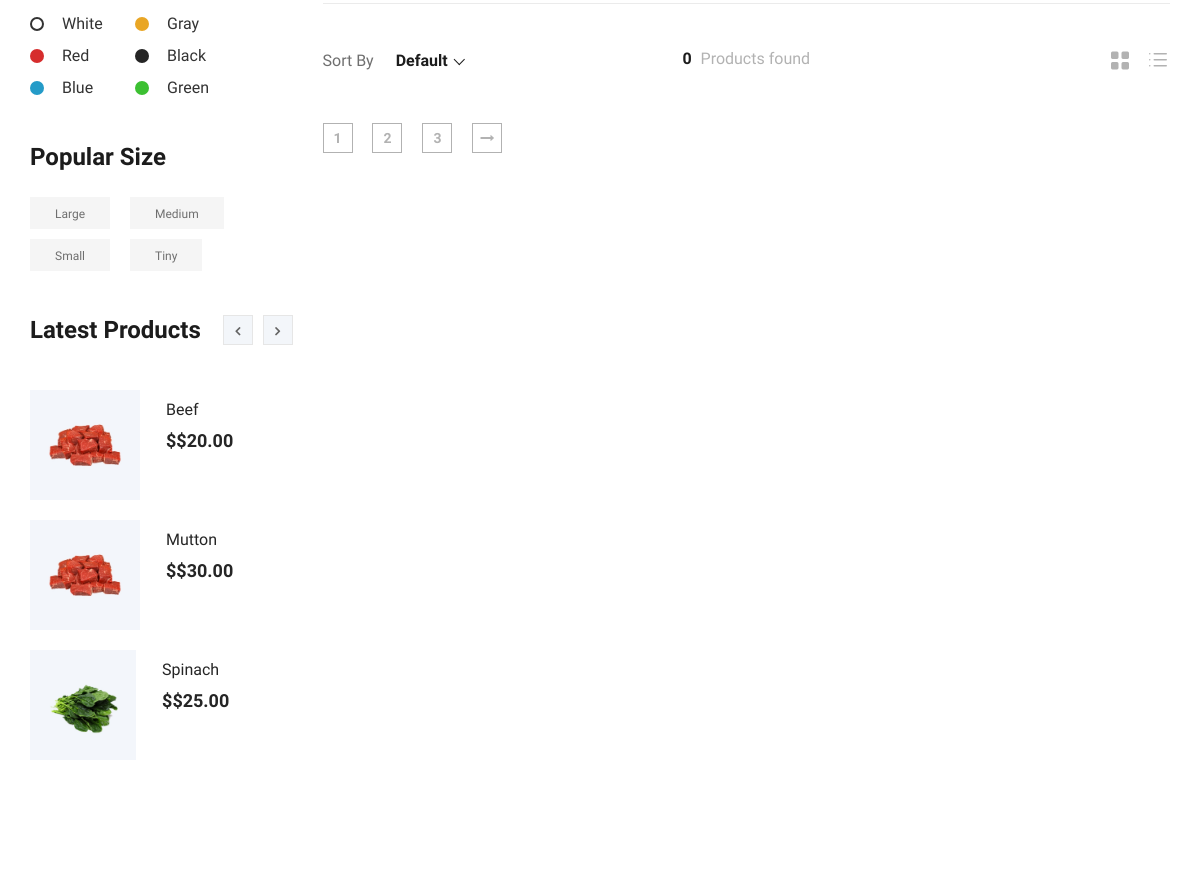
The page /products.php (middle part) on the database as committed earlier.
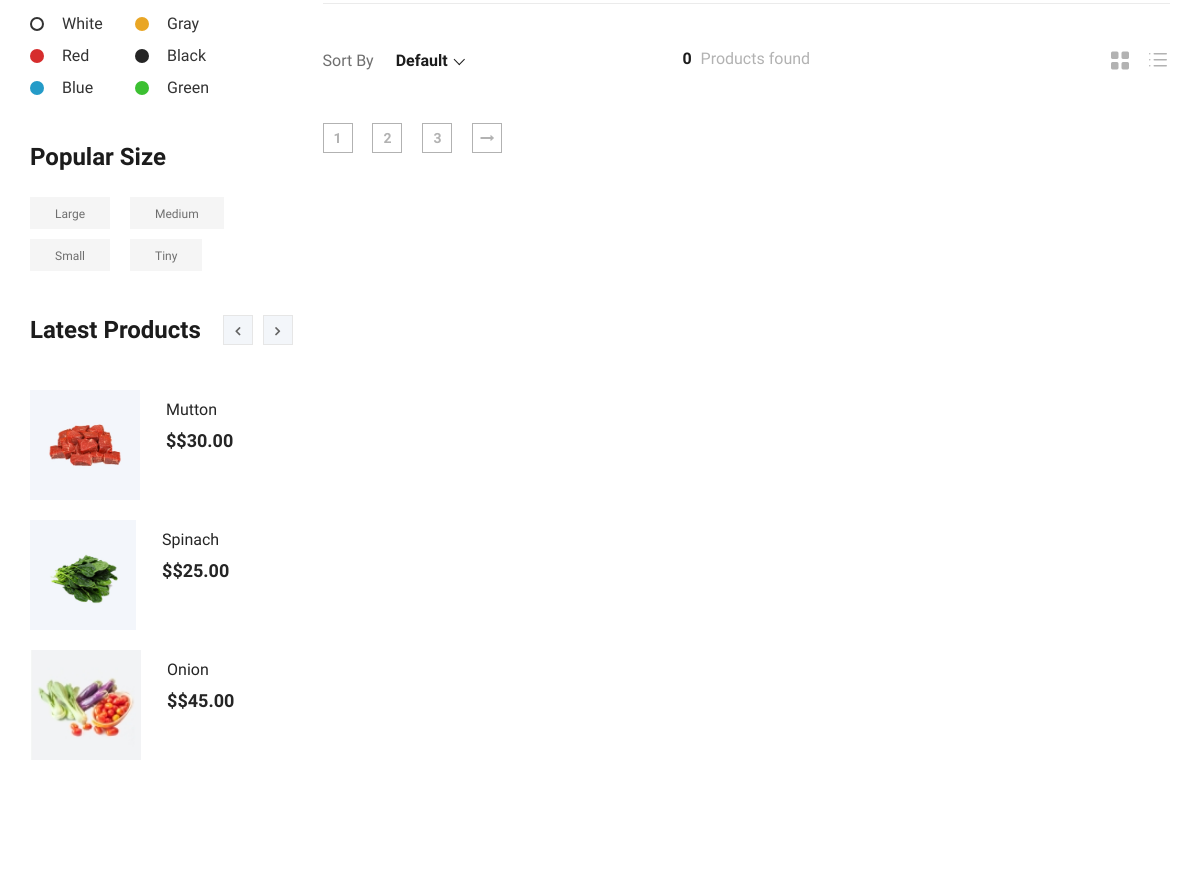
The same page on the database as committed later.
### tables this page shows
CREATE TABLE `products` (
  `id` int(11) NOT NULL,
  `title` varchar(255) NOT NULL,
  `img` varchar(255) NOT NULL,
  `price` varchar(255) NOT NULL,
  `description` varchar(225) NOT NULL,
  `info` varchar(255) NOT NULL,
  `dep_id` varchar(255) NOT NULL,
  `rate` varchar(255) NOT NULL,
  `review` varchar(255) NOT NULL
);

### includes/function.php (called while the page is built, shortened)
<?php
include_once 'db.php';
function get_latest_products() {
  global $connection;
	$query = "SELECT * FROM products LIMIT 6 ";
    $result = mysqli_query( $connection, $query );
    $latest_products = [];
	while($product = mysqli_fetch_array($result)){
		$latest_products[] = $product;
	}
	return $latest_products;
}

### products.php (the view, shortened to what the changed rows need)
<?php include 'includes/header.php'?>
    <section class="product spad">
        <div class="container">
            <div class="row">
                <div class="col-lg-3 col-md-5">
                    <div class="sidebar">
                        <div class="sidebar__item">
                            <div class="latest-product__text">
                                <div class="latest-product__slider owl-carousel">
                                    <?php
						$latest_products = get_latest_products();
						$total_products  = count( $latest_products );
						$counter            = 0;
						$products_per_slide = 3;
						foreach ( $latest_products as $product ) :
							$modula = $counter % $products_per_slide;
							$counter ++;
							if ( $modula === 0 ) {
								echo '<div class="latest-prdouct__slider__item">';
							}
							$id          = $product['id'];
							$title       = $product['title'];
							$img         = $product['img'];
							$id_dep      = $product['dep_id'];
							$price       = $product['price'];
							printf( '<a href="product_details.php?id=%s&dep_id=%s" class="latest-product__item">
                                                    <div class="latest-product__item__pic">
                                                        <img src="img/%s" alt="">
                                                    </div>
                                                    <div class="latest-product__item__text">
                                                        <h6>%s</h6>
                                                        <span>$%s</span>
                                                    </div>
                                                </a>',
								$id,
                                $id_dep,
                                $img,
								$title,
								$price,
							);
							if ( ( $modula === $products_per_slide - 1 ) || $counter === $total_products ) {
								echo '</div>';
							}
						endforeach;
						?>
                                </div>
                            </div>
                        </div>
                    </div>
                </div>
<?php
 if (isset( $_GET['p_id'] ) ) {
   $dep_id = $_GET['p_id'];
  } else {
      $dep_id = '';
  }
$count = get_total_products_num_by_id($dep_id);
printf(' <h6><span>%s</span> Products found</h6>',
    $count
      );
?>
            </div>
        </div>
    </section>
</body>
</html>

Rows that differ between the two databases and show on the page:
removed products: img (picture), title "Beef", price "$20.00"
now on this page (row edited): products: img (picture), title "Onion", price "$45.00"
